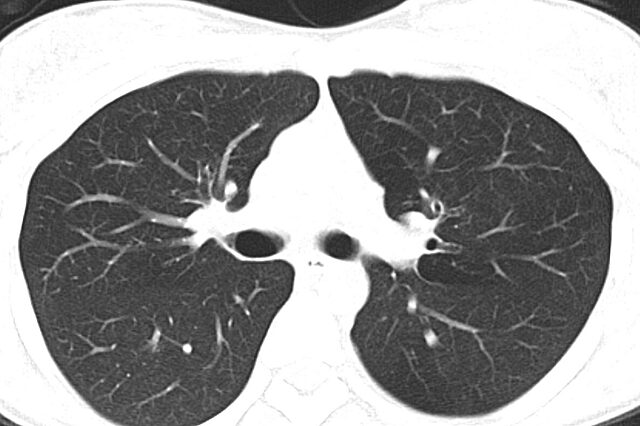
#> input picture Final_project/lung_ct.jpg, 640 x 426 px
$ python main.py
#> lines starting #> are read from the running program, lines starting #| are printed output that depends on the picture
from PIL import Image
import numpy as np
import matplotlib.pyplot as plt
from scipy import ndimage


# Open and convert to grayscale
img = Image.open("lung_ct.jpg").convert("L")
#> img is the input picture: PIL image 640x426 L; min 20, max 255, mean 154.6

# Resize to MxN
# M, N = 200, 300

M, N = img.size
#> M = 640; N = 426
# showI = image.resize((N, M))  # Note: PIL takes (width, height)

print(f"Image size: {M} x {N} ")
#| Image size: 640 x 426

# --- Compute 2D FFT ---
f = np.fft.fft2(img)            # 2D FFT
fshift = np.fft.fftshift(f)     # Shift low freq to center

# --- Magnitude and Phase ---
magnitude = np.abs(fshift)             # magnitude
phase = np.angle(fshift)               # phase
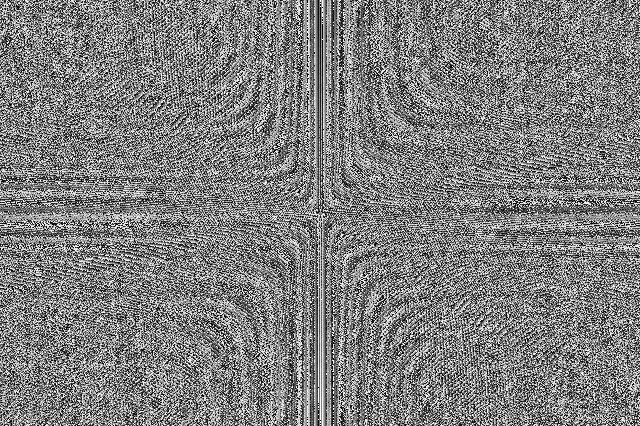
#> phase: shape (426, 640) float64; min -3.14, max 3.14, mean 2.3e-05; drawn with min black and max white

# For visualization: use log scale on magnitude
magnitude_spectrum = 20 * np.log(magnitude + 1)
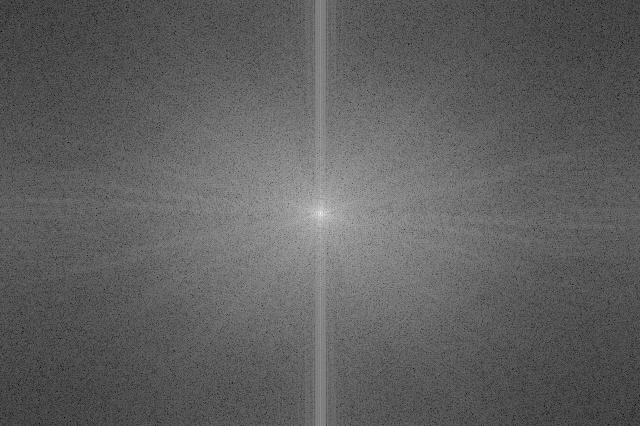
#> magnitude_spectrum: shape (426, 640) float64; min 24.88, max 351.1, mean 147.9; drawn with min black and max white

# --- Display ---
plt.figure(figsize=(12,4))

# Original
plt.subplot(1,3,1)
plt.imshow(img, cmap='gray')
plt.title("Original Image")
plt.axis("off")

# Magnitude
plt.subplot(1,3,2)
plt.imshow(magnitude_spectrum, cmap='gray')
plt.title("Magnitude Spectrum")
plt.axis("off")

# Phase
plt.subplot(1,3,3)
plt.imshow(phase, cmap='gray')
plt.title("Phase Spectrum")
plt.axis("off")

plt.show()
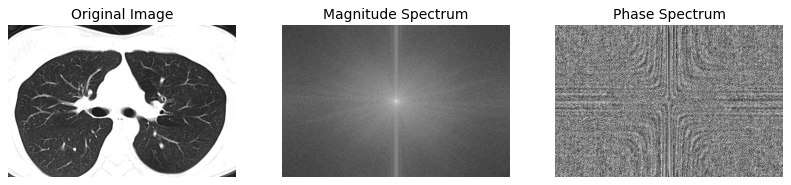
#> figure drawn by matplotlib, 3 panels


# Down-sample by taking every 2nd pixel (discard odd rows/cols)
img_np = np.array(img)
downsampled = img_np[::2, ::2]
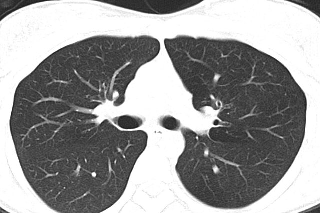
#> downsampled: shape (213, 320); min 23, max 255, mean 154.5

# Display
plt.figure(figsize=(8,4))

plt.subplot(1,2,1)
plt.imshow(img, cmap='gray')
plt.title("Original Image")
plt.axis("off")

plt.subplot(1,2,2)
plt.imshow(downsampled, cmap='gray')
plt.title("Down-sampled Image (M/2 × N/2)")
plt.axis("off")

plt.show()

# Show image
img.show()


# -----------------------------
# (4) Frequency-domain interpolation (zero-padding)
# -----------------------------
# Compute FFT of downsampled image
Fd = np.fft.fft2(downsampled)
Fd_shift = np.fft.fftshift(Fd)

# Prepare zero-padded array of original size
M_full, N_full = img_np.shape
#> M_full = 426; N_full = 640
M2, N2 = downsampled.shape
#> M2 = 213; N2 = 320
Fpad_shift = np.zeros((M_full, N_full), dtype=complex)

# Compute where to insert small FFT into center of big one
start_r = M_full//2 - M2//2
#> start_r = 107
start_c = N_full//2 - N2//2
#> start_c = 160
Fpad_shift[start_r:start_r+M2, start_c:start_c+N2] = Fd_shift

# Inverse shift and inverse FFT to get interpolated image
Fpad = np.fft.ifftshift(Fpad_shift)
img_freq_interp = np.fft.ifft2(Fpad)
img_freq_interp = np.real(img_freq_interp)

# -----------------------------
# (5) Spatial-domain interpolation (bilinear)
# -----------------------------
# Upsample using linear interpolation
img_spatial_interp = ndimage.zoom(downsampled, (2, 2), order=1)
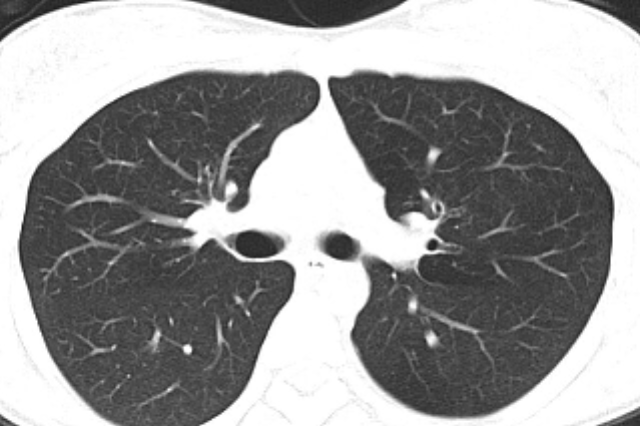
#> img_spatial_interp: shape (426, 640); min 25, max 255, mean 154.3
img_spatial_interp = img_spatial_interp[:M_full, :N_full]  # crop if needed

# -----------------------------
# (6) Compute mean squared errors (MSE)
# -----------------------------
def mse(a, b):
    return np.mean((a.astype(float) - b.astype(float)) ** 2)

# Normalize both interpolations to match original range
def rescale(recon, ref):
    rmin, rmax = recon.min(), recon.max()
#> rmin = -4.64; rmax = 77.25
    omin, omax = ref.min(), ref.max()
#> omin = 20; omax = 255
    return (recon - rmin) / (rmax - rmin + 1e-9) * (omax - omin) + omin
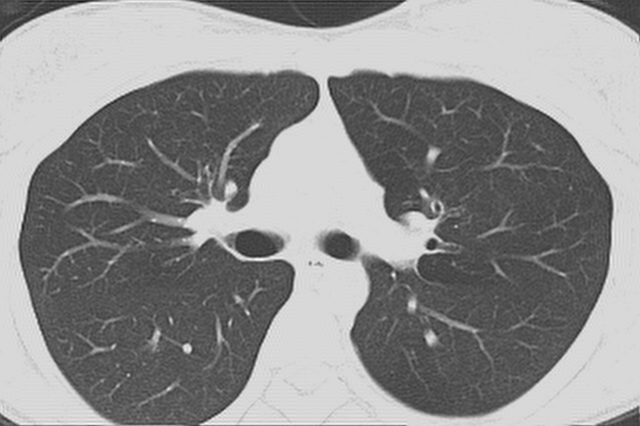
#> returned value: shape (426, 640) float64; min 20, max 255, mean 144.1

img_freq_interp_rescaled = rescale(img_freq_interp, img_np)
img_spatial_interp_rescaled = rescale(img_spatial_interp, img_np)

mse_freq = mse(img_np, img_freq_interp_rescaled)
#> mse_freq = 773.6
mse_spatial = mse(img_np, img_spatial_interp_rescaled)
#> mse_spatial = 94.42

print(f"MSE (Frequency-domain interpolation): {mse_freq:.4f}")
#| MSE (Frequency-domain interpolation): 773.6030
print(f"MSE (Spatial linear interpolation): {mse_spatial:.4f}")
#| MSE (Spatial linear interpolation): 94.4240

# Display interpolated images
plt.figure(figsize=(12,4))
plt.subplot(1,3,1)
plt.imshow(img_np, cmap='gray')
plt.title("Original")
plt.axis("off")

plt.subplot(1,3,2)
plt.imshow(img_freq_interp_rescaled, cmap='gray')
plt.title("Freq-domain interpolation")
plt.axis("off")

plt.subplot(1,3,3)
plt.imshow(img_spatial_interp_rescaled, cmap='gray')
plt.title("Spatial linear interpolation")
plt.axis("off")
plt.show()
